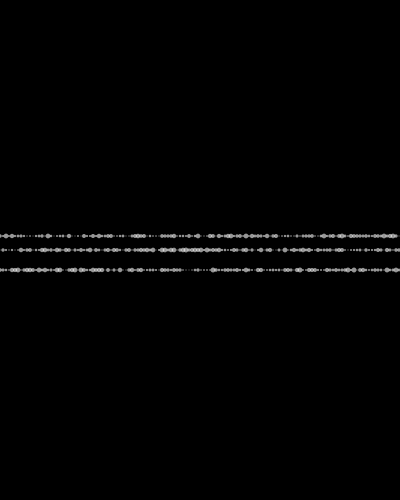
Frame 1 (no input)
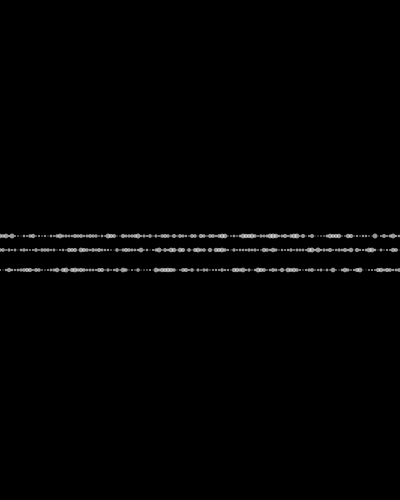
Frame 60 (the mouse pressed at the canvas centre just before this capture)
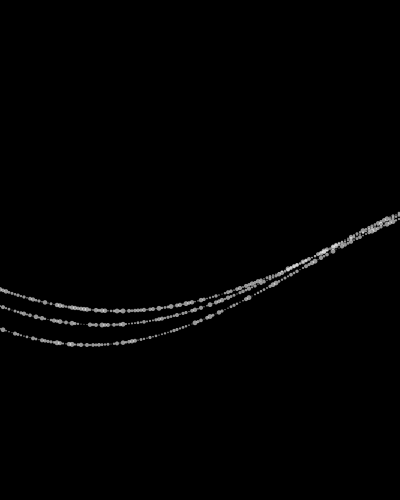
Frame 120 (the mouse held since frame 60 and released just before this capture)

The Processing sketch that drew these frames (run headless with seeded random() and noise(); from frame 60 on, the mouse is pressed at the canvas centre):

// Processing sketch: wave
// ── wave.pde
void setup() {
  size(400, 500);
  background(0);
}

void draw() {
  background(0);
  
  wave(height/2 - 14, 0.0028);
  wave(height/2 + 0,  0.0030);
  wave(height/2 + 20, 0.0032);
  
}

// adjustment

void wave(float offsetY, float freqAdj) {
  for (int x=0; x<width; x+=3) {
    float freq, amp;
    
    freq = frameCount * freqAdj;
    amp = 0.02;
    float adj = sin(freq) * amp;
    
    // time? angle? position?
    freq = (frameCount + x) * adj; // time + position
    amp = map(mouseY, 0, height, 0, 150);
    float sinValue = sin(freq)*amp;

    float y = offsetY + sinValue;
    
    float dia = random(1,5);
    noStroke();
    fill(255, 150);
    ellipse(x, y, dia, dia);
  }
}
